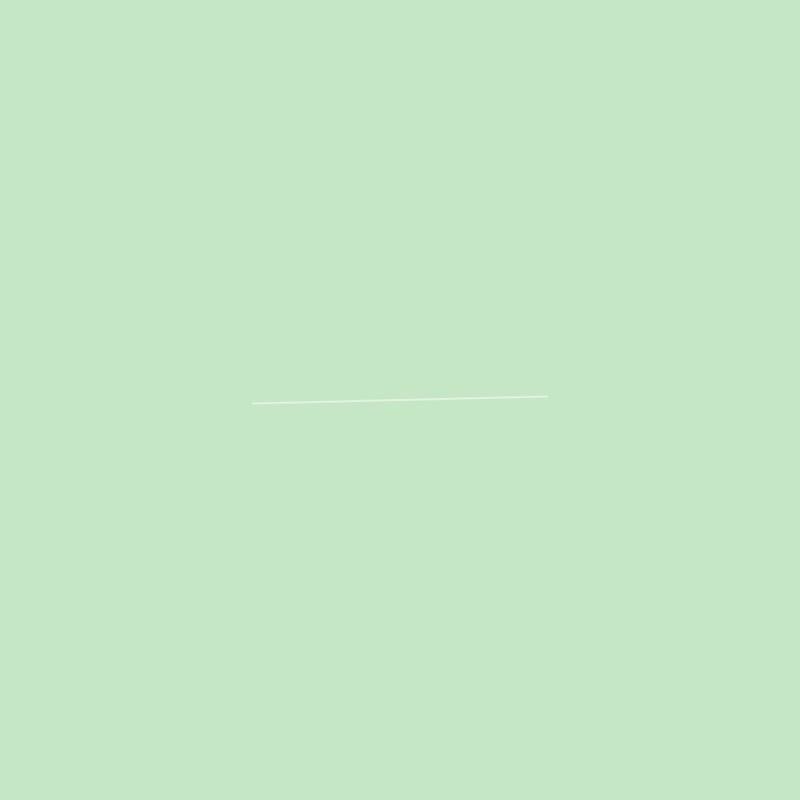
Frame 1 (no input)
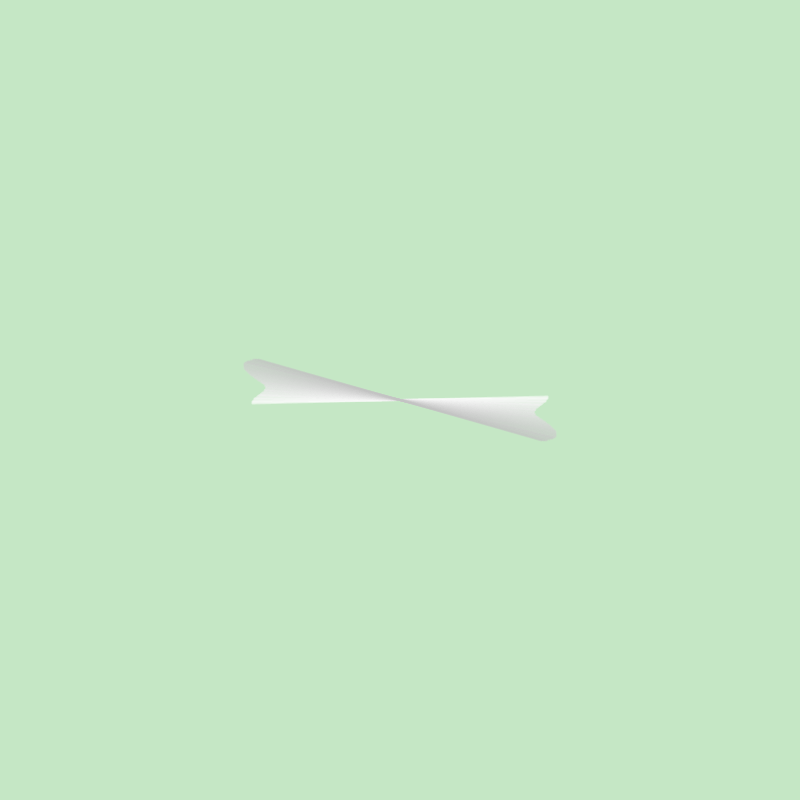
Frame 60 (the mouse pressed at the canvas centre just before this capture)
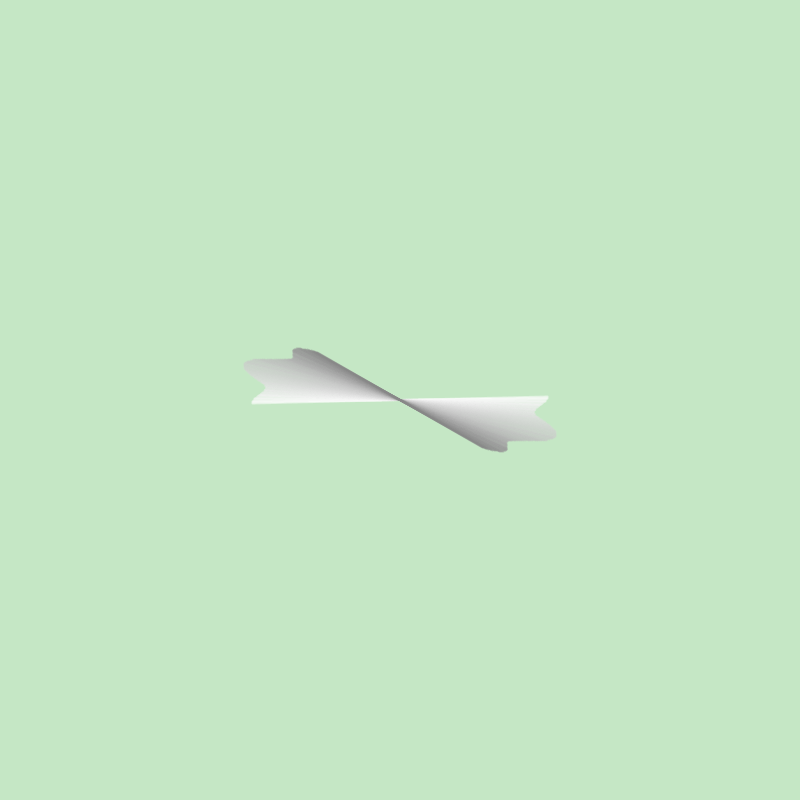
Frame 120 (the mouse held since frame 60 and released just before this capture)

The Processing sketch that drew these frames (run headless with seeded random() and noise(); from frame 60 on, the mouse is pressed at the canvas centre):

// Processing sketch: perlin_noise_clock_MultiColor
// ── perlin_noise_clock_MultiColor.pde
/*
 ITP Unconference Generative Algorithm Workshop by Liu Chang
 1.18.2017 @ITP Unconference, New York
 
 Below is a code example for the exercise section.
 Only for education purpose.
 
 Workshop Repo: github.com/CICILIU/Generative-Algorithm-with-Video-Feed
 Website: www.liuchang.work/
 
 */
float angnoise, radiusnoise;
float xnoise, ynoise;
float angle = -PI/2;
float radius;

float strokeCol = 254;
int strokeChange = -1;

void setup() {
  size(800, 800);
  smooth();
  frameRate(30);
  background(197, 231, 197);
  //noFill();
  angnoise = 10;
  radiusnoise = 10;
  xnoise = 10;
  ynoise = random(10);
}

void draw() {
  radiusnoise += 0.005;
  radius = noise(radiusnoise) *500;
  angnoise += 0.005;
  angle += noise(angnoise) ;
  if (angle > 360) { 
    angle -= 360;
  }
  if (angle < 0) { 
    angle += 360;
  }
  xnoise += 0.01;
  ynoise += 0.01;
  float centerX = width/2  ;
  float centerY = height/2  ;//change the center point
  float rad = radians(angle);
  float opprad = rad + PI;
  float x1 = centerX + (radius * cos(rad));
  float y1 = centerY + (radius * sin(rad));

  float x2 = centerX + (radius * cos(opprad));
  float y2 = centerY + (radius * sin(opprad));
  strokeCol += strokeChange;
  if (strokeCol > 254) { 
    strokeChange = -1;
  }
  if (strokeCol < 0) { 
    strokeChange = 1;
  }
  stroke(strokeCol, 125);
  strokeWeight(2);
  line(x1, y1, x2, y2);
}
